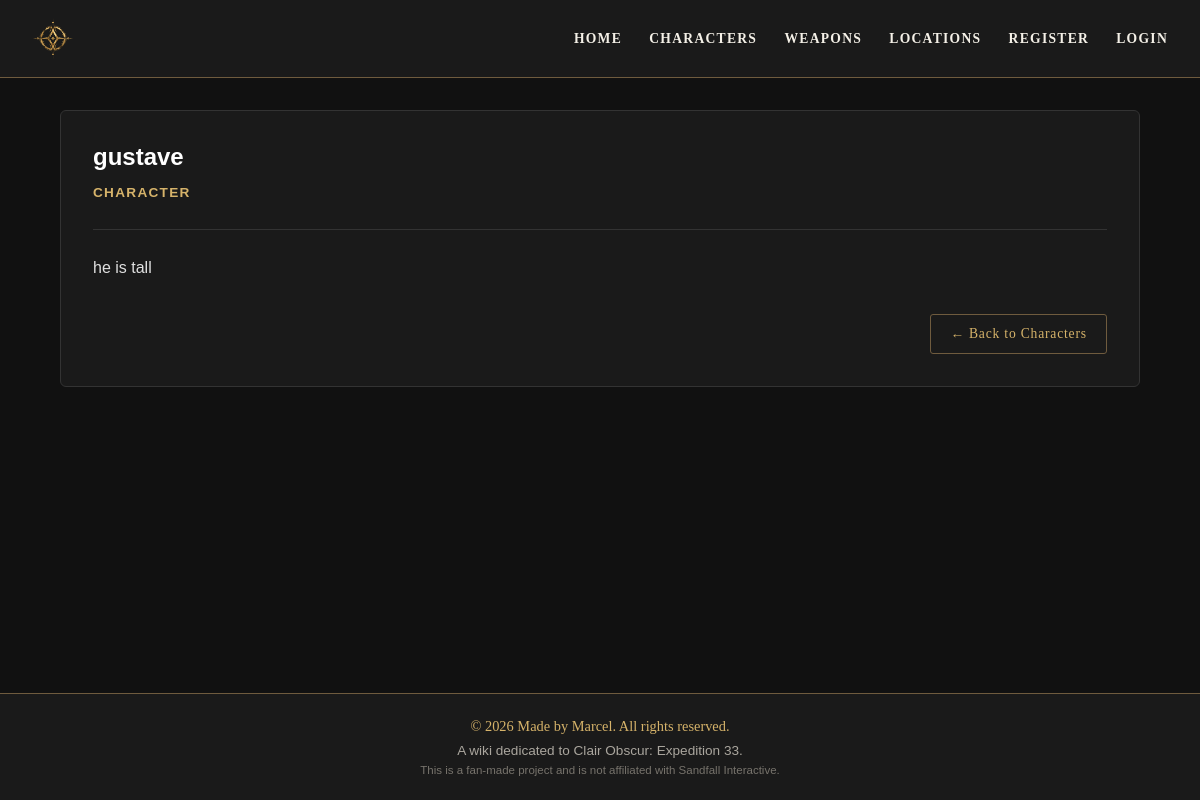
The page /wiki/1/ on the database its author committed.
### wiki/models.py (models this page shows, shortened)
class WikiEntry(models.Model):
    title = models.CharField(max_length=60)
    category = models.CharField(
        max_length=20,
        choices=[
            ('character', 'Character'),
            ('weapon', 'Weapon'),
            ('location', 'Location'),
        ]
    )
    author = models.ForeignKey(
        User,
        on_delete=models.CASCADE,
        related_name='wiki_entries',
    )
    content = models.TextField(max_length=3000)
    image = models.ImageField(
        upload_to='wiki_images/',
        blank=True,
        null=True
    )
    created_on = models.DateTimeField(auto_now_add=True)
    updated_on = models.DateTimeField(auto_now=True)

### wiki/views.py (the view)
# urls.py: path('<int:pk>/', views.WikiDetail.as_view(), name='wiki_detail'),
class WikiDetail(DetailView):
    model = WikiEntry
    template_name = 'wiki/wiki_detail.html'
    context_object_name = 'wiki_entry'

### wiki/templates/wiki/wiki_detail.html (shortened to what this page needs)
{% extends "base.html" %}
{% load static %}
{% block content %}
<div class="container wiki-detail">
    <article class="detail-card">
        <div class="detail-header">
            <h1>{{ wiki_entry.title }}</h1>
            <p class="category">
                {{ wiki_entry.get_category_display }}
            </p>
        </div>
        <div class="detail-content">
            {{ wiki_entry.content|linebreaks }}
        </div>
        <div class="detail-actions-row">
            {% if wiki_entry.category == "character" %}
                <a href="{% url 'characters' %}" class="back-button">
                    ← Back to Characters
                </a>
            {% elif wiki_entry.category == "weapon" %}
                <a href="{% url 'weapons' %}" class="back-button">
                    ← Back to Weapons
                </a>
            {% elif wiki_entry.category == "location" %}
                <a href="{% url 'locations' %}" class="back-button">
                    ← Back to Locations
                </a>
            {% endif %}
        </div>
    </article>
</div>
{% endblock %}

### static/css/style.css (style rules this page uses)
html { min-height: 100%; }
body { margin: 0; min-height: 100vh; display: flex; flex-direction: column; background-color: #111111; color: #f5f5f5; font-family: Arial, sans-serif; }
.container { width: min(1100px, 90%); margin: 2rem auto; }
h1, h2, h3 { color: #ffffff; }
a { color: #d6b36a; }
.category { color: #d6b36a; font-size: 0.85rem; font-weight: bold; text-transform: uppercase; letter-spacing: 0.08rem; }
.detail-card { background-color: #1a1a1a; border: 1px solid #333333; border-radius: 6px; padding: 2rem; }
.detail-header { border-bottom: 1px solid #333333; padding-bottom: 1rem; margin-bottom: 1.5rem; }
.detail-header h1 { margin: 0 0 0.5rem; }
.detail-content { line-height: 1.7; color: #e0e0e0; overflow-wrap: anywhere; }
.back-button { display: inline-block; margin-top: 0; padding: 0.7rem 1.2rem; border: 1px solid #6f5b3e; border-radius: 3px; color: #d6b36a; font-family: Georgia, "Times New Roman", serif; font-size: 0.85rem; letter-spacing: 0.05rem; text-decoration: none; transition: all 0.2s ease; }
.detail-actions-row { display: flex; justify-content: space-between; align-items: center; margin-top: 2rem; }

### rows shown on the page
WikiEntry: title "gustave", category "CHARACTER", content "he is tall"
